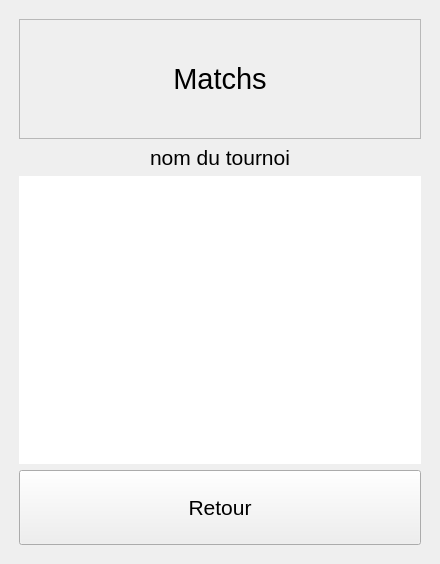
<?xml version="1.0" encoding="UTF-8"?>
<ui version="4.0">
 <class>MainWindow</class>
 <widget class="QMainWindow" name="MainWindow">
  <property name="geometry">
   <rect>
    <x>0</x>
    <y>0</y>
    <width>440</width>
    <height>564</height>
   </rect>
  </property>
  <property name="windowTitle">
   <string>MainWindow</string>
  </property>
  <widget class="QWidget" name="centralwidget">
   <layout class="QGridLayout" name="gridLayout">
    <item row="0" column="0">
     <layout class="QVBoxLayout" name="verticalLayout">
      <property name="leftMargin">
       <number>10</number>
      </property>
      <property name="topMargin">
       <number>10</number>
      </property>
      <property name="rightMargin">
       <number>10</number>
      </property>
      <property name="bottomMargin">
       <number>10</number>
      </property>
      <item>
       <widget class="QLabel" name="label">
        <property name="minimumSize">
         <size>
          <width>0</width>
          <height>120</height>
         </size>
        </property>
        <property name="font">
         <font>
          <pointsize>22</pointsize>
         </font>
        </property>
        <property name="frameShape">
         <enum>QFrame::StyledPanel</enum>
        </property>
        <property name="text">
         <string>Matchs</string>
        </property>
        <property name="alignment">
         <set>Qt::AlignCenter</set>
        </property>
       </widget>
      </item>
      <item>
       <widget class="QLabel" name="label_2">
        <property name="sizePolicy">
         <sizepolicy hsizetype="Preferred" vsizetype="Preferred">
          <horstretch>0</horstretch>
          <verstretch>0</verstretch>
         </sizepolicy>
        </property>
        <property name="minimumSize">
         <size>
          <width>0</width>
          <height>0</height>
         </size>
        </property>
        <property name="font">
         <font>
          <pointsize>16</pointsize>
         </font>
        </property>
        <property name="text">
         <string>nom du tournoi</string>
        </property>
        <property name="alignment">
         <set>Qt::AlignCenter</set>
        </property>
       </widget>
      </item>
      <item>
       <widget class="QPlainTextEdit" name="plainTextEdit">
        <property name="enabled">
         <bool>true</bool>
        </property>
        <property name="font">
         <font>
          <pointsize>12</pointsize>
         </font>
        </property>
        <property name="layoutDirection">
         <enum>Qt::LeftToRight</enum>
        </property>
        <property name="frameShape">
         <enum>QFrame::NoFrame</enum>
        </property>
        <property name="lineWidth">
         <number>0</number>
        </property>
        <property name="lineWrapMode">
         <enum>QPlainTextEdit::WidgetWidth</enum>
        </property>
        <property name="plainText">
         <string/>
        </property>
        <property name="textInteractionFlags">
         <set>Qt::NoTextInteraction</set>
        </property>
       </widget>
      </item>
      <item>
       <widget class="QPushButton" name="pushButton">
        <property name="sizePolicy">
         <sizepolicy hsizetype="Minimum" vsizetype="Fixed">
          <horstretch>0</horstretch>
          <verstretch>0</verstretch>
         </sizepolicy>
        </property>
        <property name="minimumSize">
         <size>
          <width>0</width>
          <height>75</height>
         </size>
        </property>
        <property name="font">
         <font>
          <pointsize>16</pointsize>
         </font>
        </property>
        <property name="text">
         <string>Retour</string>
        </property>
       </widget>
      </item>
     </layout>
    </item>
   </layout>
  </widget>
 </widget>
 <resources/>
 <connections/>
</ui>
